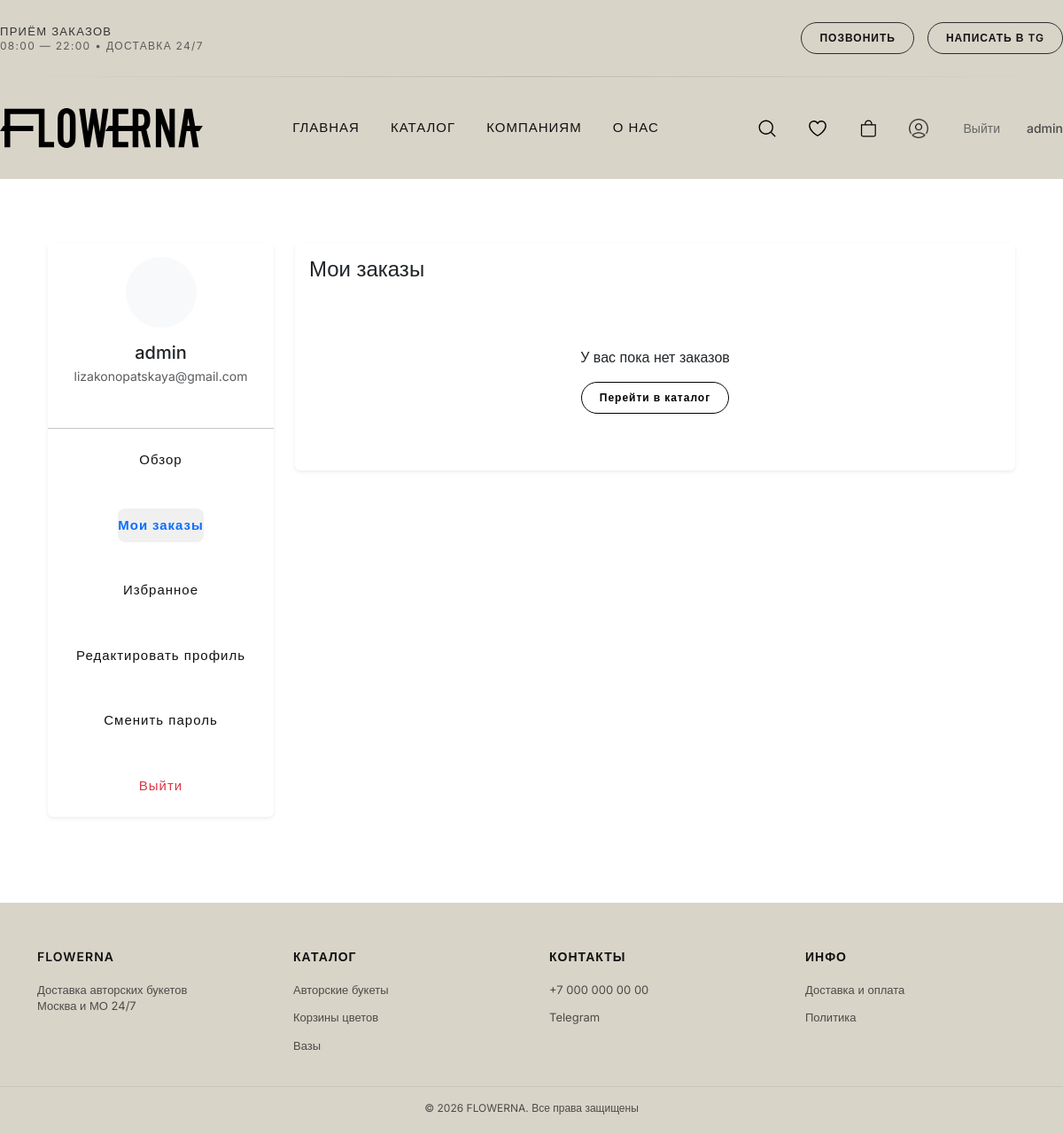
/profile/orders/ (signed in), run on an earlier commit of the app's database.
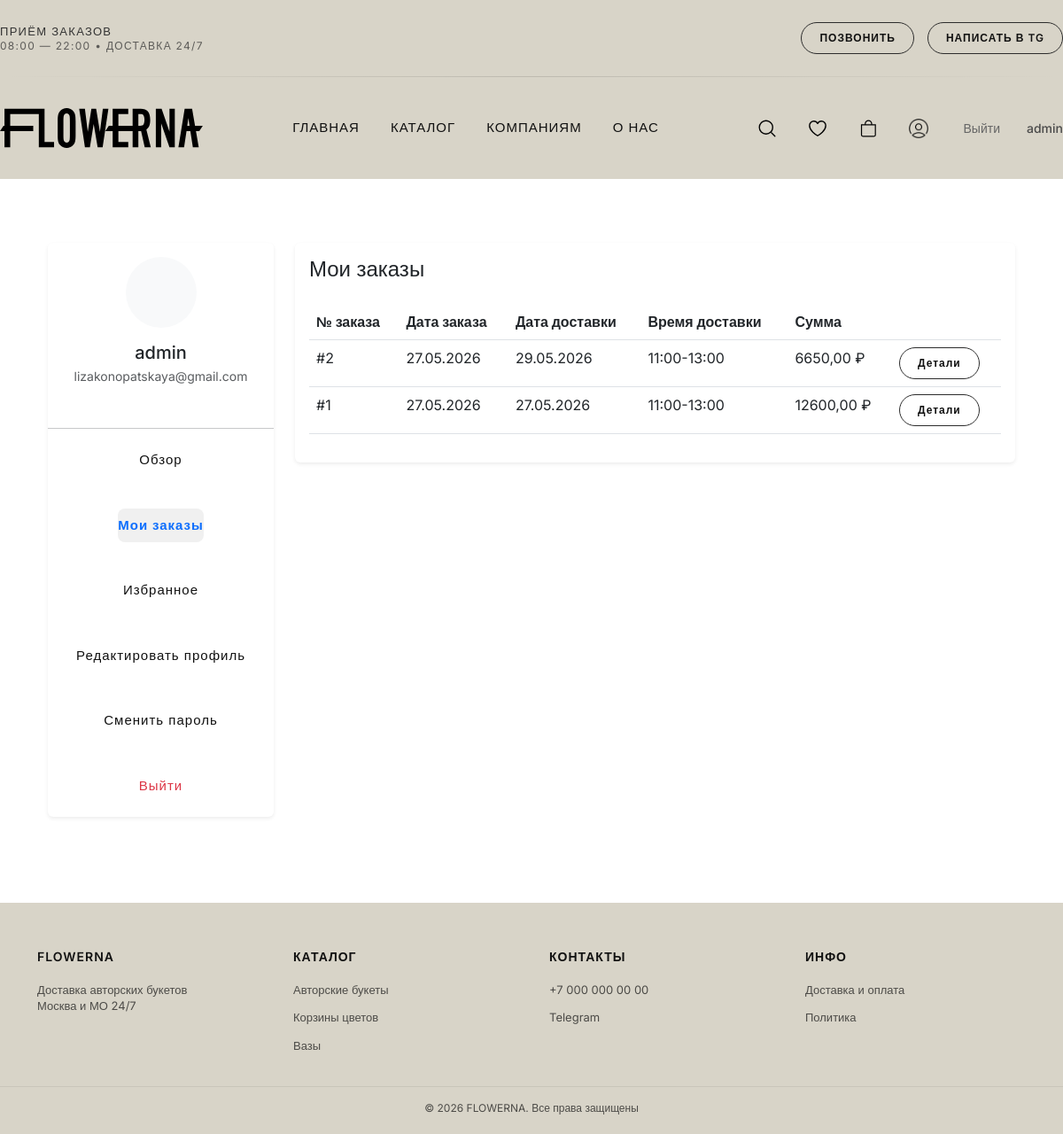
And on a later commit of the database.
### users/models.py (models this page shows, shortened)
class CustomUser(AbstractUser):
    class Roles(models.TextChoices):
        ADMIN = 'admin', 'Admin'
        MANAGER = 'manager', 'Manager'
        USER = 'user', 'User'
    full_name = models.CharField(max_length=150)
    phone = models.CharField(max_length=16, unique=True)
    email = models.EmailField(unique=True)
    role = models.CharField(
        max_length=20,
        choices=Roles.choices,
        default=Roles.USER
    )
    class Meta:
        verbose_name = 'Пользователь'
        verbose_name_plural = 'Пользователи'

### catalog/models.py (models this page shows, shortened)
class Category(models.Model):
    name = models.CharField(max_length=255)
    description = models.TextField(null=True, blank=True)
    image = models.ImageField(upload_to='categories/', blank=True, null=True)
    slug = models.SlugField(unique=True, blank=True, null=True)
    is_featured = models.BooleanField(default=False)

### order/models.py (models this page shows, shortened)
class Order(models.Model):
    PAYMENT_METHODS = [
        ('cash', 'Наличные'),
        ('card', 'Банковская карта'),
    ]
    DELIVERY_TIMES = [
        ('09:00-11:00', '09:00 - 11:00'),
        ('11:00-13:00', '11:00 - 13:00'),
        ('13:00-15:00', '13:00 - 15:00'),
        ('15:00-17:00', '15:00 - 17:00'),
        ('17:00-19:00', '17:00 - 19:00'),
        ('19:00-21:00', '19:00 - 21:00'),
    ]
    user = models.ForeignKey(settings.AUTH_USER_MODEL, on_delete=models.CASCADE, null=True, blank=True,
                             verbose_name='Пользователь')
    name = models.CharField(max_length=200, verbose_name='Имя')
    phone = models.CharField(max_length=20, verbose_name='Телефон')
    address = models.TextField(verbose_name='Адрес доставки', null=True, blank=True)  # ДОБАВЬТЕ null=True, blank=True
    delivery_date = models.DateField(verbose_name='Дата доставки', null=True, blank=True)  # ДОБАВЬТЕ
    delivery_time = models.CharField(max_length=50, choices=DELIVERY_TIMES, verbose_name='Время доставки', null=True, blank=True)  # ДОБАВЬТЕ
    comment = models.TextField(blank=True, verbose_name='Комментарий')
    payment_method = models.CharField(max_length=10, choices=PAYMENT_METHODS, verbose_name='Способ оплаты')
    cart_items = models.JSONField(default=dict, verbose_name='Товары в заказе')
    total_sum = models.DecimalField(max_digits=10, decimal_places=2, default=0, verbose_name='Сумма заказа')
    created_at = models.DateTimeField(auto_now_add=True, verbose_name='Дата создания', null=True)  # ДОБАВЬТЕ null=True
    class Meta:
        verbose_name = 'Заказ'
        verbose_name_plural = 'Заказы'
        ordering = ['-created_at']

### catalog/views.py (the view)
# urls.py: path('profile/orders/', views.profile_orders, name='profile_orders'),
@login_required
def profile_orders(request):
    orders = Order.objects.filter(user=request.user).order_by('-created_at')
    context = {
        'orders': orders,
        'cart_count': get_cart_count(request.user),
        'section': 'orders'
    }
    return render(request, 'catalog/profile_orders.html', context)

### templates/catalog/profile_orders.html (shortened to what this page needs)
{% extends 'catalog/base_profile.html' %}
{% block profile_content %}
<div class="card border-0 shadow-sm">
    <div class="card-body">
        <h4 class="card-title mb-4">Мои заказы</h4>
        {% if orders %}
            <div class="table-responsive">
                <table class="table table-hover">
                    <thead>
                        <tr>
                            <th>№ заказа</th>
                            <th>Дата заказа</th>
                            <th>Дата доставки</th>
                            <th>Время доставки</th>
                            <th>Сумма</th>
                            <th></th>
                        </tr>
                    </thead>
                    <tbody>
                        {% for order in orders %}
                        <tr>
                            <td>#{{ order.id }}</td>
                            <td>{{ order.created_at|date:"d.m.Y" }}</td>
                            <td>{{ order.delivery_date|date:"d.m.Y" }}</td>
                            <td>{{ order.delivery_time }}</td>
                            <td>{{ order.total_sum }} ₽</td>
                            <td>
                                <a href="{% url 'profile_order_detail' order.id %}" class="btn btn-sm btn-outline-primary">
                                    Детали
                                </a>
                            </td>
                        </tr>
                        {% endfor %}
                    </tbody>
                </table>
            </div>
        {% else %}
            <div class="text-center py-5">
                <p>У вас пока нет заказов</p>
                <a href="{% url 'catalog' %}" class="btn btn-primary">Перейти в каталог</a>
            </div>
        {% endif %}
    </div>
</div>
{% endblock %}

### templates/catalog/base_profile.html (shortened to what this page needs)
{% extends 'base.html' %}
{% load static %}
{% block content %}
    <div class="toast-container position-fixed top-0 end-0 p-3" style="z-index: 1055;">
    </div>
    <div class="container py-5">
        <div class="row">
            <div class="col-md-3 mb-4">
                <div class="card border-0 shadow-sm">
                    <div class="card-body text-center">
                        <div class="bg-light rounded-circle d-inline-flex align-items-center justify-content-center mb-3"
                             style="width: 80px; height: 80px;">
                        </div>
                        <h5 class="mb-1">
                            {{ user.first_name|default:user.username }}
                        </h5>
                        <p class="text-muted small">
                            {{ user.email }}
                        </p>
                    </div>
                    <hr>
                    <div class="card-body pt-0">
                        <nav class="nav flex-column">
                            <a class="nav-link {% if section == 'dashboard' %}active text-primary{% endif %}"
                               href="{% url 'profile' %}">
                                Обзор
                            </a>
                            <a class="nav-link {% if section == 'orders' %}active text-primary{% endif %}"
                               href="{% url 'profile_orders' %}">
                                Мои заказы
                            </a>
                            <a class="nav-link {% if section == 'favorites' %}active text-primary{% endif %}"
                               href="{% url 'profile_favorites' %}">
                                Избранное
                            </a>
                            <a class="nav-link {% if section == 'profile' %}active text-primary{% endif %}"
                               href="{% url 'profile_edit' %}">
                                Редактировать профиль
                            </a>
                            <a class="nav-link {% if section == 'password' %}active text-primary{% endif %}"
                               href="{% url 'change_password' %}">
                                Сменить пароль
                            </a>
                            <a class="nav-link text-danger"
                               href="{% url 'logout' %}">
                                Выйти
                            </a>
                        </nav>
                    </div>
                </div>
            </div>
            <div class="col-md-9">
                {% block profile_content %}
                {% endblock %}
            </div>
        </div>
    </div>
{% endblock %}

### templates/base.html (shortened to what this page needs)
{% load static %}
<!doctype html>
<html lang="en">
<head>
    <link rel="stylesheet" href="https://cdn.jsdelivr.net/npm/bootstrap@5.3.0/dist/css/bootstrap.min.css">
    <link rel="stylesheet" href="https://cdn.jsdelivr.net/npm/bootstrap-icons@1.13.1/font/bootstrap-icons.min.css">
    <link rel="stylesheet" href="{% static 'css/style.css' %}">
    <link rel="stylesheet" href="{% static 'css/header.css' %}">
    <link rel="stylesheet" href="{% static 'css/footer.css' %}">
    <link rel="stylesheet"
          href="https://cdn.jsdelivr.net/npm/toastify-js/src/toastify.min.css">
</head>
<body>
{% include 'components/header.html' %}
<main class="container my-4">
    {% block content %}
    {% endblock %}
</main>
{% include 'components/footer.html' %}
</body>
</html>

### templates/components/header.html (shortened to what this page needs)
{% load static %}
<header class="header">
    <div class="container header__top">
        <div class="header__info">
            <span>ПРИЁМ ЗАКАЗОВ</span>
            <span>08:00 — 22:00 • ДОСТАВКА 24/7</span>
        </div>
        <div class="header__contacts">
            <a href="tel:+789189626293" class="btn">ПОЗВОНИТЬ</a>
            <a href="https://t.me/ssskkk000" target="_blank" class="btn">
                НАПИСАТЬ В TG
            </a>
        </div>
    </div>
    <div class="header__divider"></div>
    <div class="container header__main">
        <a href="/" class="logo">
            <img src="{% static 'icons/logo.svg' %}" alt="Flowerna">
        </a>
        <nav class="nav" id="desktopNav">
            <a href="{% url 'home' %}">ГЛАВНАЯ</a>
            <a href="{% url 'catalog' %}">КАТАЛОГ</a>
            <a href="{% url 'kompanijam' %}">КОМПАНИЯМ</a>
            <a href="{% url 'about' %}">О НАС</a>
        </nav>
        <div class="header__right">
            <div class="header__icons">
                <div class="icon-btn" onclick="openSearch()">
                    <img src="{% static 'icons/proicons_search.svg' %}" alt="search">
                </div>
                <a href="{% url 'favorites' %}" class="icon-btn">
                    <img src="{% static 'icons/si_heart-line.svg' %}" alt="favorites">
                </a>
                <a href="{% url 'cart' %}" class="icon-btn">
                    <img src="{% static 'icons/bag.svg' %}" alt="cart">
                </a>
                {% if user.is_authenticated %}
                    <a href="{% url 'profile' %}" class="icon-btn" title="Личный кабинет">
                        <img src="{% static 'icons/profile.png' %}" alt="profile">
                    </a>
                    <form action="{% url 'logout' %}" method="post" style="display: inline;">
                        <button type="submit" class="btn-logout">Выйти</button>
                    </form>
                    <span class="user-name">{{ user.username }}</span>
                {% else %}
                    <a href="{% url 'login' %}?next={{ request.path }}" class="icon-btn" title="Войти">
                        <img src="{% static 'icons/profile.png' %}" alt="login">
                    </a>
                    <a href="{% url 'register' %}" class="btn register-btn">Регистрация</a>
                {% endif %}
            </div>
        </div>
    </div>
</header>

### templates/components/footer.html
<footer class="footer">
    <div class="footer__top container">
        <div class="footer__col">
            <div class="footer__title">FLOWERNA</div>
            <p class="footer__text">
                Доставка авторских букетов<br>
                Москва и МО 24/7
            </p>
        </div>
        <div class="footer__col">
            <div class="footer__title">КАТАЛОГ</div>
            {% for category in footer_categories %}
                <a href="{% url 'catalog' %}?category={{ category.id }}">
                    {{ category.name }}
                </a>
            {% endfor %}
        </div>
        <div class="footer__col">
            <div class="footer__title">КОНТАКТЫ</div>
            <a href="tel:+70000000000">+7 000 000 00 00</a>
            <a href="#">Telegram</a>
        </div>
        <div class="footer__col">
            <div class="footer__title">ИНФО</div>
            <a href="{% url 'dostavka-i-oplata' %}">Доставка и оплата</a>
            <a href="{% url 'politika-konfidentsialnosti' %}">Политика</a>
        </div>
    </div>
    <div class="footer__bottom">
        © 2026 FLOWERNA. Все права защищены
    </div>
</footer>

What changed in the data, as far as the page shows it:
added Order: id "2", created_at "27.05.2026", delivery_date "29.05.2026", delivery_time "11:00-13:00", total_sum "6650,00"
added Order: id "1", created_at "27.05.2026", delivery_date "27.05.2026", delivery_time "11:00-13:00", total_sum "12600,00"
Also different on the page:
text no longer shown: "У вас пока нет заказов Перейти в каталог"
text now shown: "№ заказа Дата заказа Дата доставки Время доставки Сумма"
